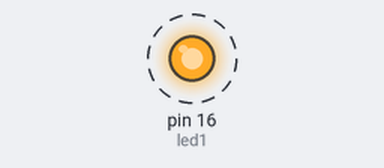
Bench run of a program on a simulated Raspberry Pi (header pin numbers). On the bench: output pins drawn as LEDs (lit = HIGH). Dashed ring = blinking.

Above: at 0.2 s.
Timing chart, 0 to 3.0 s (numbered marks = the images above):
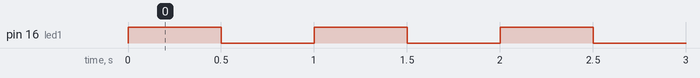

Measured:
- by itself, pin 16 (led1): alternates HIGH for 0.50 s and LOW for 0.50 s

The program:

blinky.py
```python
#!/usr/bin/env python

import time
import RPi.GPIO as GPIO

GPIO.setwarnings(False)
GPIO.setmode(GPIO.BOARD)
led1 = 16

try:
  GPIO.setup(led1, GPIO.OUT)
  while True:
    GPIO.output(led1, True)
    time.sleep(0.5)
    GPIO.output(led1, False)
    time.sleep(0.5)
except KeyboardInterrupt:
  pass
finally:
  GPIO.cleanup(led1)
```
